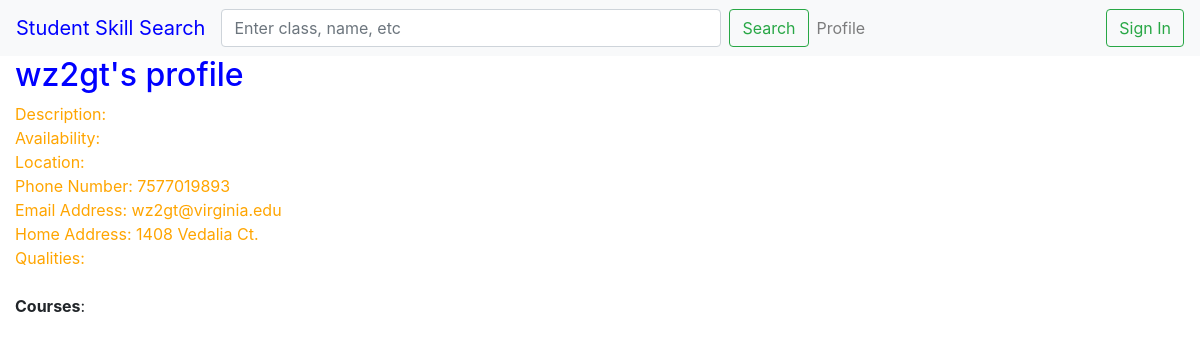
Page /accounts/3/ on the earlier database version.
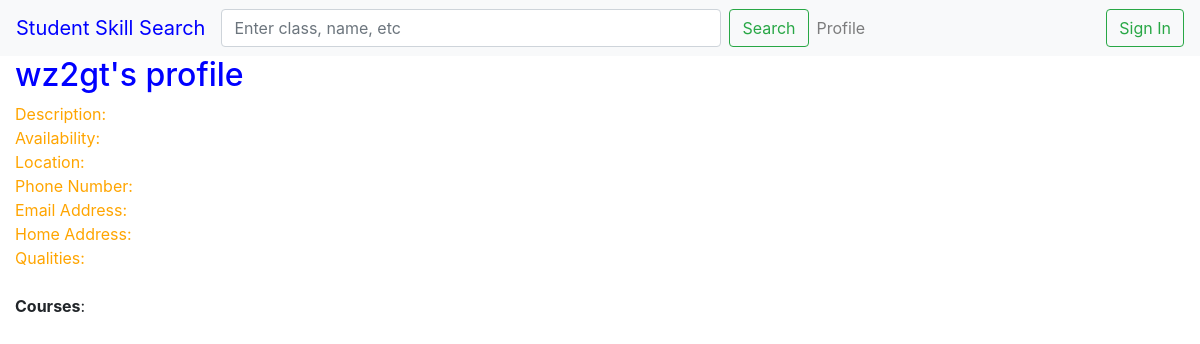
Same page on the later database version.
### accounts/models.py (models this page shows, shortened)
class CustomUser(AbstractUser):
    is_searching = models.BooleanField(default=True)
    image = models.ImageField(upload_to='profile_image', blank=True)
    courses = models.ManyToManyField('Class', blank=True)
    description = models.CharField(max_length=2000, blank=True)
    availability = models.CharField(max_length=1000, blank=True)
    location = models.CharField(max_length=100, blank=True)
    phone_number = models.CharField(max_length=20, blank=True)
    profile_email = models.CharField(max_length=100, blank=True)
    home_address = models.CharField(max_length=200, blank=True)
    qualities = models.CharField(max_length=1000, blank=True)

### accounts/views.py (the view)
# urls.py: path('<int:pk>/', views.DetailView.as_view(), name='detail'),
class DetailView(generic.DetailView):
    model = CustomUser
    template_name = 'accounts/user-profile.html'

### accounts/templates/accounts/user-profile.html (shortened to what this page needs)
{% extends 'base.html' %}
{% block content %}
<h2 style="color:blue; padding-left:15px">{{ customuser.username }}'s profile </h2>
<div style="color:orange;padding-left:15px;">Description: {{ customuser.description }} </div>
<div style="color:orange;padding-left:15px;">Availability: {{ customuser.availability }} </div>
<div style="color:orange;padding-left:15px;">Location: {{ customuser.location }} </div>
<div style="color:orange;padding-left:15px;">Phone Number: {{ customuser.phone_number }} </div>
<div style="color:orange;padding-left:15px;">Email Address: {{ customuser.profile_email }} </div>
<div style="color:orange;padding-left:15px;">Home Address: {{ customuser.home_address }} </div>
<div style="color:orange;padding-left:15px;">Qualities: {{ customuser.qualities }} </div>
<br>
<b style="padding-left:15px;">Courses</b>:
<br>
{% endblock %}

### templates/base.html (shortened to what this page needs)
<!DOCTYPE html>
<html>
<head>
  <link rel="stylesheet" href="https://maxcdn.bootstrapcdn.com/bootstrap/4.2.1/css/bootstrap.min.css" />
</head>
<body>
<nav class="navbar navbar-expand-lg navbar-light bg-light">
  <a class="navbar-brand" style="color:blue"; onclick="location.href='{% url 'home' %}'">Student Skill Search</a>
  <form class="form-inline my-2 my-lg-0" id="search" action="/accounts/search/" method="get" accept-charset="utf-8">
      <input class="form-control mr-sm-2" type="search" placeholder="Enter class, name, etc" aria-label="Search" name="searchterm" style="width: 500px">
    </form>
    <button class="btn btn-outline-success my-2 my-sm-0" type="submit" form="search">Search</button>
  <div class="collapse navbar-collapse" id="navbarSupportedContent">
    <ul class="navbar-nav mr-auto">
      {% if user.is_authenticated %}
      <li class="nav-item active">
        <a class="nav-link" onclick="location.href='{% url 'profile' %}'">Your Profile</a>
      </li>
        {% else %}
        <li class="nav-item disabled">
        <a class="nav-link">Profile</a>
      </li>
        {% endif %}
    </ul>
     {% if user.is_authenticated %}
        <button class="btn btn-outline-success my-2 my-sm-0" type="submit" onclick="location.href='{% url 'logout' %}'">Log Out</button>
      {% else %}
        <button class="btn btn-outline-success my-2 my-sm-0" type="submit" onclick="location.href='{% url 'social:begin' 'google-oauth2' %}'">Sign In</button>
      {% endif %}
  </div>
</nav>
  <main>
    {% block content %}
    {% endblock %}
  </main>
</body>
</html>

Differences in the rows shown:
changed CustomUser "wz2gt": phone_number "7577019893" → (not shown); profile_email "wz2gt@virginia.edu" → (not shown); home_address "1408 Vedalia Ct." → (not shown)
